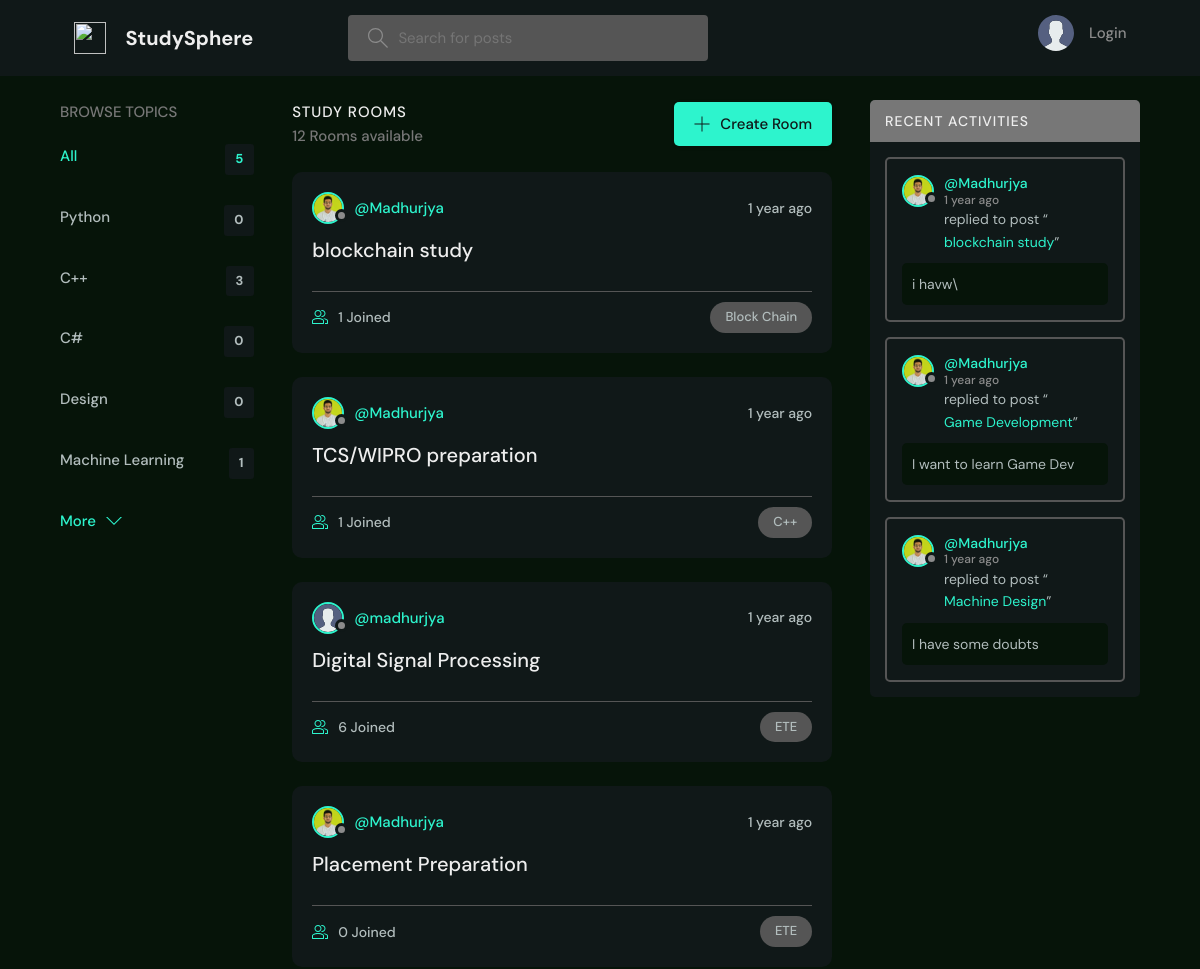
Before: / (upper part) with the older database file.
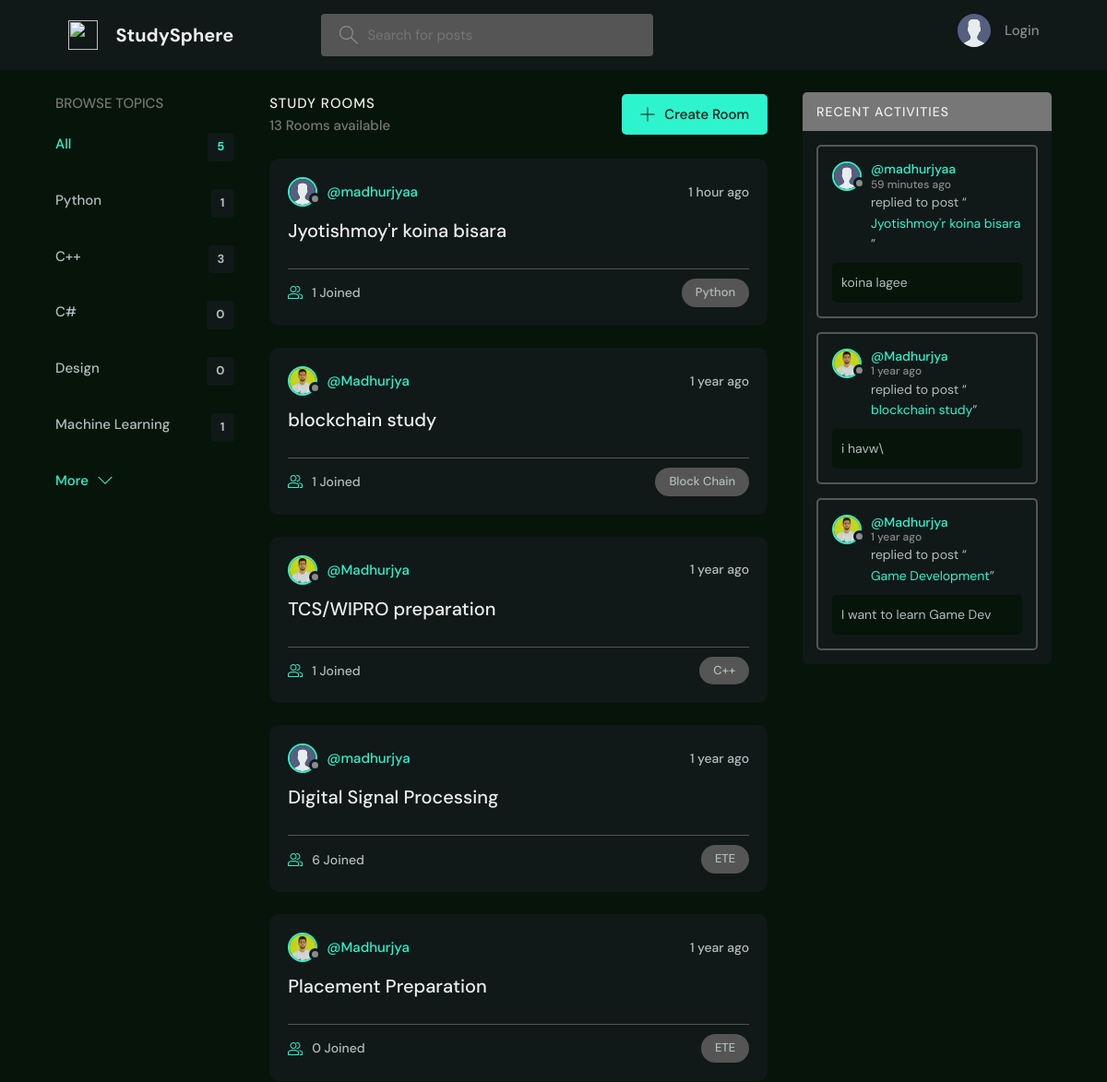
After: the same page with the newer database file.
### base/models.py (models this page shows, shortened)
class Topic(models.Model):
    name = models.CharField(max_length=200)

class Room(models.Model):
    host = models.ForeignKey(User, on_delete=models.SET_NULL, null=True)
    topic = models.ForeignKey(Topic, on_delete=models.SET_NULL, null=True)
    name = models.CharField(max_length=200)
    description = models.TextField(null=True, blank=True)
    participants = models.ManyToManyField(
        User, related_name='participants', blank=True)
    updated = models.DateTimeField(auto_now=True)
    created = models.DateTimeField(auto_now_add=True)
    class Meta:
        ordering = ['-updated', '-created']
    def __str__(self):
        return self.name

class User(AbstractUser):
    name = models.CharField(max_length=200, null=True)
    email = models.EmailField(unique=True, null=True)
    bio = models.TextField(null=True)
    avatar = models.ImageField(null=True, default="avatar.svg")
    USERNAME_FIELD = 'email'
    REQUIRED_FIELDS = ['username']

class Message(models.Model):
    user = models.ForeignKey(User, on_delete=models.CASCADE)
    room = models.ForeignKey(Room, on_delete=models.CASCADE)
    body = models.TextField()
    updated = models.DateTimeField(auto_now=True)
    created = models.DateTimeField(auto_now_add=True)
    class Meta:
        ordering = ['-updated', '-created']

### base/views.py (the view)
# urls.py: path('', views.home, name="home"),
def home(request):
    q = request.GET.get('q') if request.GET.get('q') != None else ''
    rooms = Room.objects.filter(
        Q(topic__name__icontains=q) |
        Q(name__icontains=q) |
        Q(description__icontains=q)
    )
    topics = Topic.objects.all()[0:5]
    room_count = rooms.count()
    room_messages = Message.objects.filter(
        Q(room__topic__name__icontains=q))[0:3]
    context = {'rooms': rooms, 'topics': topics,
               'room_count': room_count, 'room_messages': room_messages}
    return render(request, 'base/home.html', context)

### base/templates/base/home.html (shortened to what this page needs)
{% extends 'main.html' %}
{% block content %}
<main class="layout layout--3">
  <div class="container">
    {% include 'base/topics_component.html' %}
    <div class="roomList">
      <div class="roomList__header">
        <div>
          <h2>Study Rooms</h2>
          <p>{{room_count}} Rooms available</p>
        </div>
        <a class="btn btn--main" href="{% url 'create-room' %}">
          <svg version="1.1" xmlns="http://www.w3.org/2000/svg" width="32" height="32" viewBox="0 0 32 32">
            <title>add</title>
            <path
              d="M16.943 0.943h-1.885v14.115h-14.115v1.885h14.115v14.115h1.885v-14.115h14.115v-1.885h-14.115v-14.115z">
            </path>
          </svg>
          Create Room
        </a>
      </div>
      {% include 'base/feed_component.html' %}
    </div>
    {% include 'base/activity_component.html' %}
  </div>
</main>
{% endblock %}

### base/templates/base/topics_component.html
<div class="topics">
    <div class="topics__header">
        <h2>Browse Topics</h2>
    </div>
    <ul class="topics__list">
        <li>
            <a href="{% url 'home' %}" class="active">All <span>{{topics.count}}</span></a>
        </li>
        {% for topic in topics %}
        <li>
            <a href="{% url 'home' %}?q={{topic.name}}">{{topic.name}}<span>{{topic.room_set.all.count}}</span></a>
        </li>
        {% endfor %}
    </ul>
    <a class="btn btn--link" href="{% url 'topics' %}">
        More
        <svg version="1.1" xmlns="http://www.w3.org/2000/svg" width="32" height="32" viewBox="0 0 32 32">
            <title>chevron-down</title>
            <path d="M16 21l-13-13h-3l16 16 16-16h-3l-13 13z"></path>
        </svg>
    </a>
</div>

### base/templates/base/feed_component.html (shortened to what this page needs)
{% for room in rooms %}
<div class="roomListRoom">
    <div class="roomListRoom__header">
        <a href="{% url 'user-profile' room.host.id %}" class="roomListRoom__author">
            <div class="avatar avatar--small">
                <img src="{{room.host.avatar.url}}" />
            </div>
            <span>@{{room.host.username}}</span>
        </a>
        <div class="roomListRoom__actions">
            <span>{{room.created|timesince}} ago</span>
        </div>
    </div>
    <div class="roomListRoom__content">
        <a href="{% url 'room' room.id %}">{{room.name}}</a>
    </div>
    <div class="roomListRoom__meta">
        <a href="{% url 'room' room.id %}" class="roomListRoom__joined">
            {{room.participants.all.count}} Joined
        </a>
        <p class="roomListRoom__topic">{{room.topic.name}}</p>
    </div>
</div>
{% endfor %}

### base/templates/base/activity_component.html (shortened to what this page needs)
<div class="activities">
    <div class="activities__header">
        <h2>Recent Activities</h2>
    </div>
    {% for message in room_messages %}
    <div class="activities__box">
        <div class="activities__boxHeader roomListRoom__header">
            <a href="{% url 'user-profile' message.user.id %}" class="roomListRoom__author">
                <div class="avatar avatar--small">
                    <img src="{{message.user.avatar.url}}" />
                </div>
                <p>
                    @{{message.user.username}}
                    <span>{{message.created|timesince}} ago</span>
                </p>
            </a>
        </div>
        <div class="activities__boxContent">
            <p>replied to post “<a href="{% url 'room' message.room.id %}">{{message.room}}</a>”</p>
            <div class="activities__boxRoomContent">{{message.body}}</div>
        </div>
    </div>
    {% endfor %}
</div>

Changed rows visible on the page:
no longer on this page (row unchanged): Message: user.avatar (picture), user.username "Madhurjya", created "1 year", room "Machine Design", body "I have some doubts"
computed for Topic "Python": room_set.all.count "0" → "1"
added Room: host.avatar (placeholder picture), host.username "madhurjyaa", created "1 hour", name "Jyotishmoy'r koina bisara", participants.all.count "1", topic.name "Python"
added Message: user.avatar (placeholder picture), user.username "madhurjyaa", created "59 minutes", room "Jyotishmoy'r koina bisara", body "koina lagee"
Other visible differences:
{{ room_count }}: "12" → "13"
